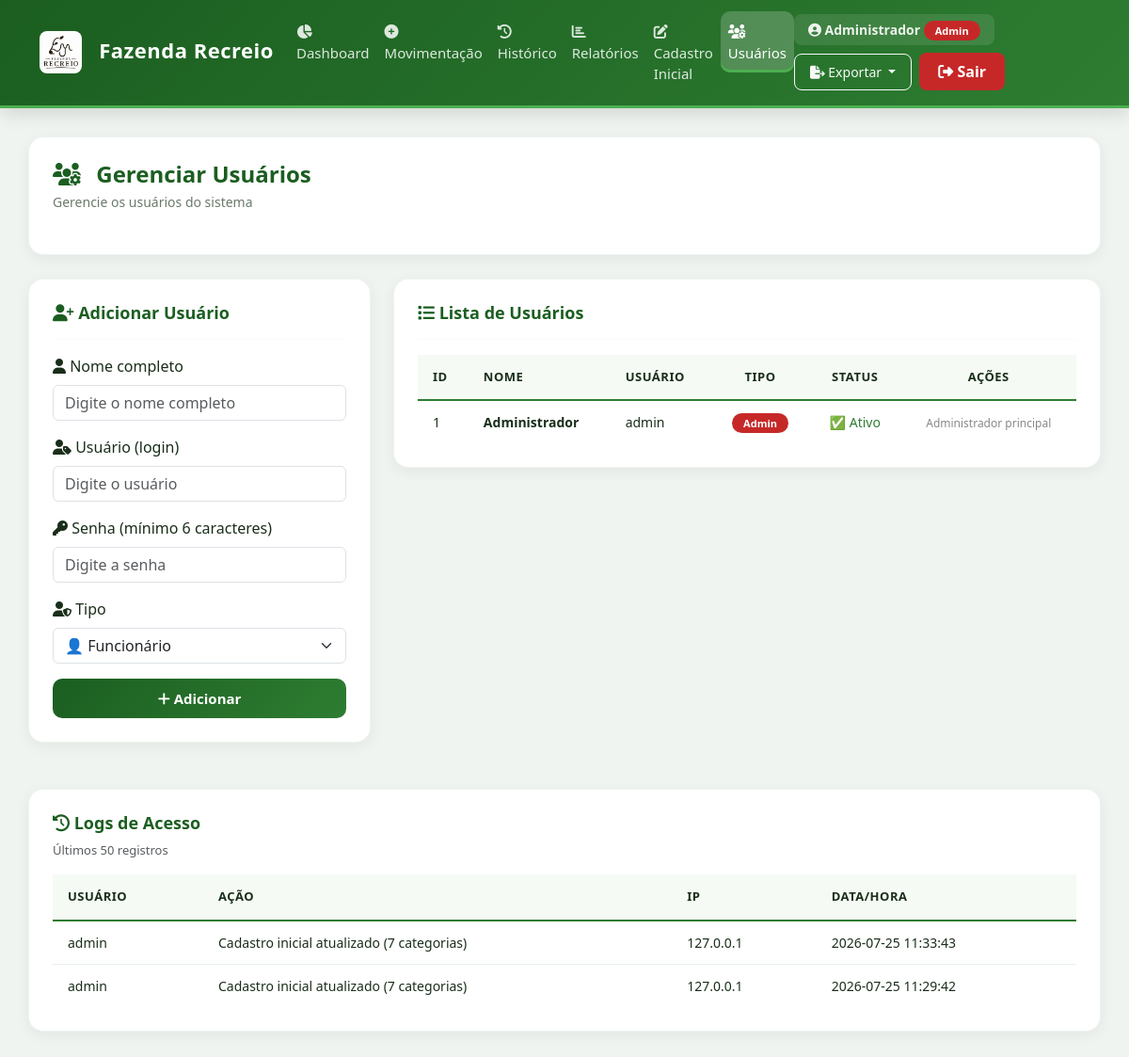
The page /admin/usuarios (signed in) on the database as committed earlier.
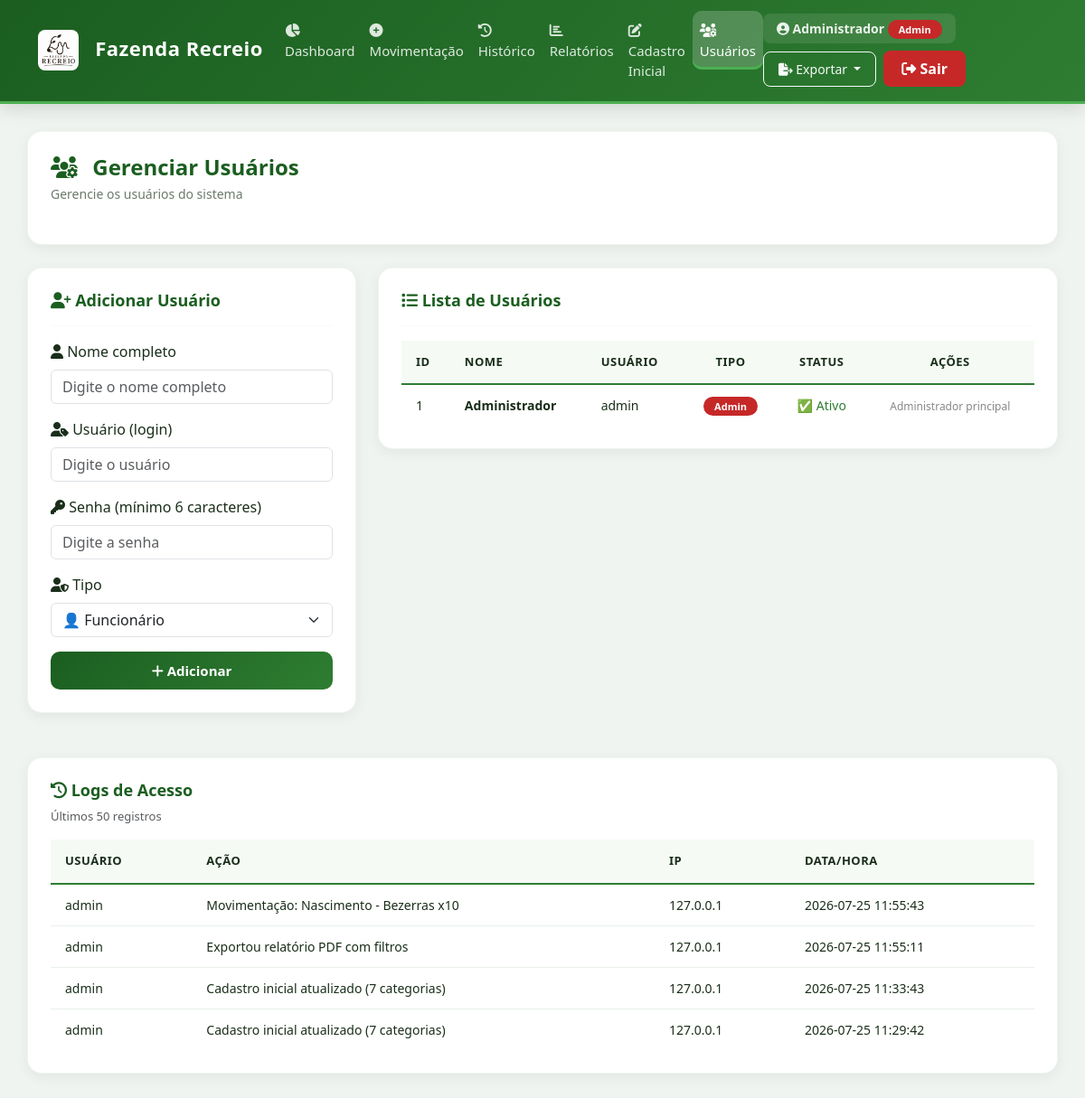
The same page on the database as committed later.
### tables this page shows
CREATE TABLE usuarios (
        id INTEGER PRIMARY KEY AUTOINCREMENT,
        nome TEXT NOT NULL,
        usuario TEXT UNIQUE NOT NULL,
        senha TEXT NOT NULL,
        tipo TEXT DEFAULT 'funcionario',
        ativo INTEGER DEFAULT 1,
        data_criacao TIMESTAMP DEFAULT CURRENT_TIMESTAMP
    );

CREATE TABLE logs_acesso (
        id INTEGER PRIMARY KEY AUTOINCREMENT,
        usuario TEXT,
        acao TEXT,
        ip TEXT,
        data TIMESTAMP DEFAULT CURRENT_TIMESTAMP
    );

### app.py (the view)
@app.route("/admin/usuarios")
@admin_required
def admin_usuarios():
    usuarios = get_all_usuarios()
    logs = get_logs_acesso(50)
    return render_template("admin_usuarios.html", usuarios=usuarios, logs=logs)

### app.py (called while the page is built)
def admin_required(f):
    @wraps(f)
    def decorated_function(*args, **kwargs):
        if 'usuario' not in session:
            flash('Por favor, faça login para acessar esta página.', 'warning')
            return redirect(url_for('login'))
        if session.get('tipo') != 'admin':
            flash('Acesso negado. Área restrita ao administrador.', 'danger')
            return redirect(url_for('dashboard'))
        return f(*args, **kwargs)
    return decorated_function

### database.py (called while the page is built)
def connect():
    import time
    for tentativa in range(5):
        try:
            conn = sqlite3.connect(DB_NAME, timeout=30)
            conn.execute("PRAGMA journal_mode=WAL")
            conn.execute("PRAGMA busy_timeout = 30000")
            conn.execute("PRAGMA synchronous = NORMAL")
            return conn
        except sqlite3.OperationalError as e:
            if "database is locked" in str(e) and tentativa < 4:
                print(f"⏳ Banco bloqueado, tentando novamente ({tentativa+1}/5)...")
                time.sleep(2)
            else:
                raise e
    raise sqlite3.OperationalError("Database is locked after multiple attempts")

### templates/admin_usuarios.html (shortened to what the changed rows need)
{% extends "base.html" %}
{% block content %}
<div class="card-dashboard">
    <h2><i class="fas fa-users-cog" style="color: #1B5E20;"></i> Gerenciar Usuários</h2>
</div>
<div class="row g-4">
    <div class="col-md-8">
        <div class="card-dashboard">
            <div class="table-container">
                <table class="table-modern">
                    <thead>
                        <tr>
                            <th>ID</th>
                            <th>Nome</th>
                            <th>Usuário</th>
                            <th style="text-align: center;">Tipo</th>
                            <th style="text-align: center;">Status</th>
                            <th style="text-align: center;">Ações</th>
                        </tr>
                    </thead>
                    <tbody>
                        {% for u in usuarios %}
                        <tr>
                            <td>{{ u[0] }}</td>
                            <td><strong>{{ u[1] }}</strong></td>
                            <td>{{ u[2] }}</td>
                            <td style="text-align: center;">
                                {% if u[3] == 'admin' %}
                                    <span class="badge-admin">Admin</span>
                                {% else %}
                                    <span class="badge-funcionario">Funcionário</span>
                                {% endif %}
                            </td>
                            <td style="text-align: center;">
                                {% if u[4] == 1 %}
                                    <span style="color: #2E7D32;">✅ Ativo</span>
                                {% else %}
                                    <span style="color: #C62828;">❌ Inativo</span>
                                {% endif %}
                            </td>
                            <td style="text-align: center;">
                                {% if u[3] != 'admin' %}
                                <div style="display: flex; gap: 5px; justify-content: center; flex-wrap: wrap;">
                                    <button type="button" class="btn-warning-custom" style="padding: 4px 12px; font-size: 12px;"
                                            data-bs-toggle="modal" data-bs-target="#modalSenha{{ u[0] }}">
                                        🔑 Senha
                                    </button>
                                    <a href="/admin/usuario/delete/{{ u[0] }}"
                                       class="btn-danger-custom" style="padding: 4px 12px; font-size: 12px; text-decoration: none;"
                                       onclick="return confirm('Tem certeza que deseja remover este usuário?')">
                                        🗑️ Remover
                                    </a>
                                </div>
                                <div class="modal fade" id="modalSenha{{ u[0] }}" tabindex="-1">
                                    <div class="modal-dialog">
                                        <div class="modal-content" style="border-radius: 16px;">
                                            <form method="POST" action="/admin/usuario/alterar_senha">
                                                <div class="modal-header" style="border-bottom: none; padding-bottom: 0;">
                                                    <h5 class="modal-title" style="color: #1B5E20;">
                                                        <i class="fas fa-key"></i> Alterar Senha - {{ u[1] }}
                                                    </h5>
                                                    <button type="button" class="btn-close" data-bs-dismiss="modal"></button>
                                                </div>
                                                <div class="modal-body">
                                                    <input type="hidden" name="id_usuario" value="{{ u[0] }}">
                                                    <div class="mb-3">
                                                        <label class="form-label">Nova Senha (mínimo 6 caracteres)</label>
                                                        <input type="password" name="nova_senha" class="form-control" required minlength="6" placeholder="Digite a nova senha">
                                                    </div>
                                                </div>
                                                <div class="modal-footer" style="border-top: none;">
                                                    <button type="button" class="btn-outline-custom" data-bs-dismiss="modal" style="padding: 8px 20px;">
                                                        Cancelar
                                                    </button>
                                                    <button type="submit" class="btn-primary-custom" style="padding: 8px 20px;">
                                                        <i class="fas fa-save"></i> Salvar
                                                    </button>
                                                </div>
                                            </form>
                                        </div>
                                    </div>
                                </div>
                                {% else %}
                                    <span style="color: #888; font-size: 12px;">Administrador principal</span>
                                {% endif %}
                            </td>
                        </tr>
                        {% endfor %}
                    </tbody>
                </table>
            </div>
        </div>
    </div>
</div>
<div class="row mt-4">
    <div class="col-md-12">
        <div class="card-dashboard">
            <div class="table-container">
                <table class="table-modern">
                    <thead>
                        <tr>
                            <th>Usuário</th>
                            <th>Ação</th>
                            <th>IP</th>
                            <th>Data/Hora</th>
                        </tr>
                    </thead>
                    <tbody>
                        {% for log in logs %}
                        <tr>
                            <td>{{ log[0] }}</td>
                            <td>{{ log[1] }}</td>
                            <td>{{ log[2] }}</td>
                            <td>{{ log[3] }}</td>
                        </tr>
                        {% else %}
                        <tr>
                            <td colspan="4" class="text-center text-muted" style="padding: 20px;">
                                <i class="fas fa-inbox"></i> Nenhum log registrado
                            </td>
                        </tr>
                        {% endfor %}
                    </tbody>
                </table>
            </div>
        </div>
    </div>
</div>
{% endblock %}

### templates/base.html (shortened to what this page needs)
<!DOCTYPE html>
<html lang="pt-br">
<head>
    <link href="https://cdn.jsdelivr.net/npm/bootstrap@5.3.3/dist/css/bootstrap.min.css" rel="stylesheet">
    <link rel="stylesheet" href="https://cdnjs.cloudflare.com/ajax/libs/font-awesome/6.4.0/css/all.min.css">
    <link rel="stylesheet" href="{{ url_for('static', filename='css/style.css') }}">
</head>
<body>
<nav class="navbar navbar-expand-lg navbar-custom">
    <div class="container-fluid">
        <a class="navbar-brand" href="/">
            <img src="{{ url_for('static', filename='images/logo.png') }}" alt="Fazenda Recreio" style="max-height: 45px; margin-right: 12px; border-radius: 8px;"
                 onerror="this.style.display='none'; this.nextElementSibling.style.display='inline';">
            Fazenda Recreio
        </a>
        <div class="collapse navbar-collapse" id="menuNav">
            <ul class="navbar-nav me-auto">
                <li class="nav-item">
                    <a class="nav-link {% if request.path == '/' %}active{% endif %}" href="/">
                        <i class="fas fa-chart-pie"></i> Dashboard
                    </a>
                </li>
                <li class="nav-item">
                    <a class="nav-link {% if request.path == '/movimentacao' %}active{% endif %}" href="/movimentacao">
                        <i class="fas fa-plus-circle"></i> Movimentação
                    </a>
                </li>
                <li class="nav-item">
                    <a class="nav-link {% if request.path == '/historico' %}active{% endif %}" href="/historico">
                        <i class="fas fa-history"></i> Histórico
                    </a>
                </li>
                <li class="nav-item">
                    <a class="nav-link {% if request.path == '/relatorios' %}active{% endif %}" href="/relatorios">
                        <i class="fas fa-chart-bar"></i> Relatórios
                    </a>
                </li>
                {% if session.get('tipo') == 'admin' %}
                <li class="nav-item">
                    <a class="nav-link {% if request.path == '/cadastro_inicial' %}active{% endif %}" href="/cadastro_inicial">
                        <i class="fas fa-edit"></i> Cadastro Inicial
                    </a>
                </li>
                <li class="nav-item">
                    <a class="nav-link {% if request.path == '/admin/usuarios' %}active{% endif %}" href="/admin/usuarios">
                        <i class="fas fa-users-cog"></i> Usuários
                    </a>
                </li>
                {% endif %}
            </ul>
            <div class="d-flex align-items-center gap-2 flex-wrap">
                <span class="user-info" style="color: rgba(255,255,255,0.9); font-size: 14px; padding: 6px 15px; background: rgba(255,255,255,0.1); border-radius: 8px;">
                    <i class="fas fa-user-circle"></i>
                    <strong>{{ session.get('nome', 'Usuário') }}</strong>
                    {% if session.get('tipo') == 'admin' %}
                        <span class="badge-admin">Admin</span>
                    {% else %}
                        <span class="badge-funcionario">Funcionário</span>
                    {% endif %}
                </span>
                <div class="dropdown d-inline">
                    <button class="btn btn-sm btn-outline-light dropdown-toggle" type="button" data-bs-toggle="dropdown" style="border-radius: 8px; padding: 8px 16px;">
                        <i class="fas fa-file-export"></i> Exportar
                    </button>
                </div>
                <a href="/logout" class="btn-sair" style="background: #C62828; color: white; border: none; padding: 8px 20px; border-radius: 8px; font-weight: 600; transition: 0.3s; text-decoration: none;">
                    <i class="fas fa-sign-out-alt"></i> Sair
                </a>
            </div>
        </div>
    </div>
</nav>
<main class="conteudo">
    {% block content %}{% endblock %}
</main>
</body>
</html>

Rows that differ between the two databases and show on the page:
added logs_acesso: usuario "admin", acao "Movimentação: Nascimento - Bezerras x10", ip "127.0.0.1", data "2026-07-25 11:55:43"
added logs_acesso: usuario "admin", acao "Exportou relatório PDF com filtros", ip "127.0.0.1", data "2026-07-25 11:55:11"
